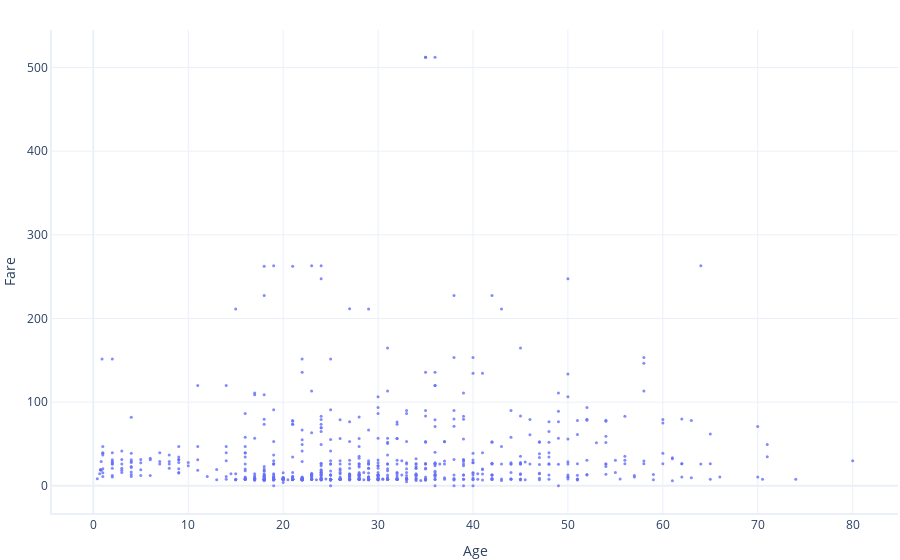

Here is the notebook cell this chart was saved with:
### Markdown cell above
Visualización de datos continuos 
Los datos continuos generalmente se ven mejor usando: 

Un gráfico de dispersión XY, especialmente para las relaciones entre dos entidades continuas 

Histogramas o diagramas de caja y bigotes, para observar la dispersión de datos 

Nuestro conjunto de datos tiene Edad y Tarifa como columnas de datos continuos. Veámoslos:

### Code cell
graphing.scatter_2D(dataset, label_x="Age", label_y="Fare")

### Figure 1 — Plotly figure (JSON) as saved in the notebook; plotly's stock layout.template omitted (floating-point values rounded to 4 significant figures; data arrays with more than 128 entries replaced by an {"elided": "..."} marker saying what was removed)
{"data": [{"hovertemplate": "Age=%{x}<br>Fare=%{y}<extra></extra>", "legendgroup": "", "marker": {"color": "#636efa", "size": 3, "symbol": "circle"}, "mode": "markers", "name": "", "orientation": "v", "showlegend": false, "type": "scatter", "x": {"elided": "891 float values"}, "xaxis": "x", "y": {"elided": "891 float values"}, "yaxis": "y"}], "layout": {"legend": {"tracegroupgap": 0}, "xaxis": {"anchor": "y", "domain": [0, 1], "title": {"text": "Age"}}, "yaxis": {"anchor": "x", "domain": [0, 1], "title": {"text": "Fare"}}}}
